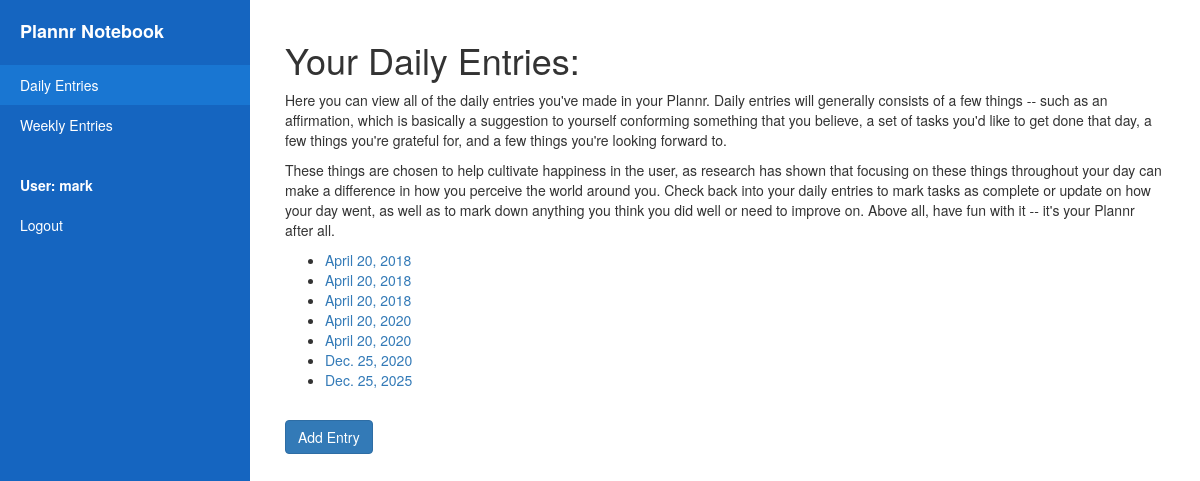
The app's page /notebook/daily/ (signed in), older data.
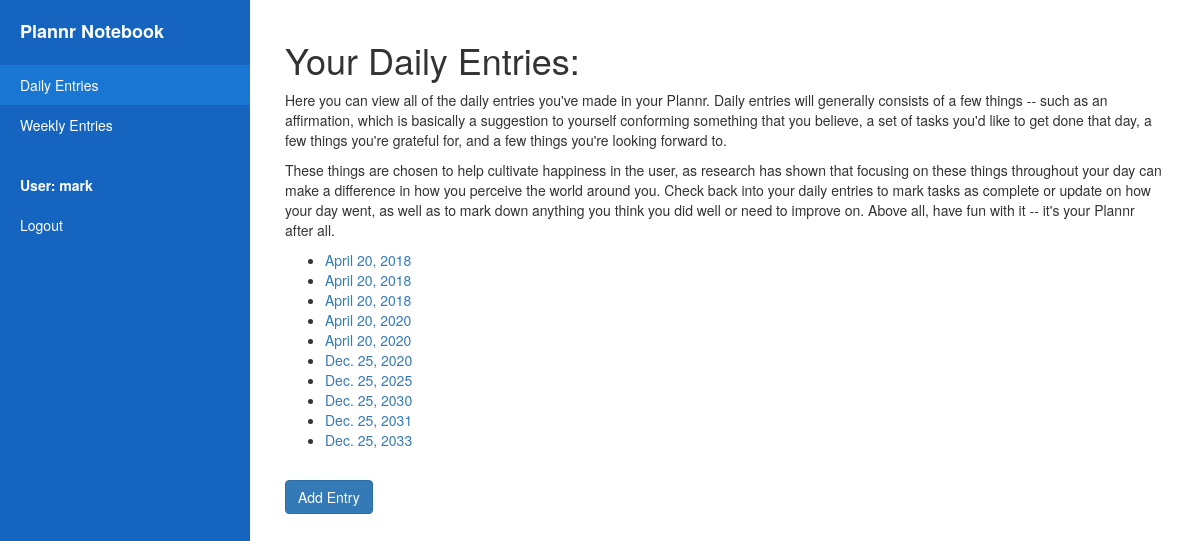
The same page, newer data.
### notebook/models.py (models this page shows, shortened)
class DailyEntry(models.Model):
    author = models.ForeignKey(User, on_delete=models.CASCADE, null=True)
    entry_date = models.DateField()
    affirmation = models.TextField()
    class Meta:
        ordering = ["entry_date"]
    def get_absolute_url(self):
        return reverse('daily_detail', args=[str(self.id)])

### notebook/views.py (the view)
# urls.py: path('daily/', views.DailyListView.as_view(), name='daily_list'),
class DailyListView(LoginRequiredMixin, ListView):
    model = DailyEntry
    login_url = '/accounts/login/'
    paginate_by = 10
    def get_queryset(self):
        return DailyEntry.objects.filter(author=self.request.user)

### notebook/templates/notebook/dailyentry_list.html
{% extends "notebook/dailysection.html" %}
{% block content %}
    <h1>Your Daily Entries:</h1>
    <p>Here you can view all of the daily entries you've made in your Plannr.  Daily entries will generally consists of a few things -- such as an affirmation,
        which is basically a suggestion to yourself conforming something that you believe, a set of tasks you'd like to get done that day, a few things you're
        grateful for, and a few things you're looking forward to.
    </p>
    <p>These things are chosen to help cultivate happiness in the user, as research has shown that focusing on these things throughout your day can make a
        difference in how you perceive the world around you.  Check back into your daily entries to mark tasks as complete or update on how your day went, as well
        as to mark down anything you think you did well or need to improve on.  Above all, have fun with it -- it's your Plannr after all.
    </p>
    {% if dailyentry_list %}
    <ul>
        {% for entry in dailyentry_list %}
        <li>
            <a href="{{ entry.get_absolute_url }}">{{ entry.entry_date }}</a>
        </li>
        {% endfor %}
    </ul>
    {% else %}
        <p><strong>It appears you have no daily entries.  Wanna <a href="/notebook/daily/add">add one?</a></strong></p>
    {% endif %}
{% endblock %}
{% block button %}
<br>
<a href="{% url 'daily_entry_add' %}" class="btn btn-primary">Add Entry</a>
{% endblock %}

### notebook/templates/notebook/dailysection.html
{% extends "base_notebook.html" %}
{%block page_marker %}
<li>
    <a href="/notebook/daily" style="background: #1976D2">Daily Entries</a>
</li>
<li>
    <a href="/notebook/weekly">Weekly Entries</a>
</li>
{% endblock %}

### notebook/templates/base_notebook.html (shortened to what this page needs)
{% extends "main_base.html" %}
{% block specific_stylesheets %}
{% load static %}
<link rel="stylesheet" href="{% static 'css/simple-sidebar.css' %}">
{% endblock %}
{% block main_content %}
<div id="wrapper">
    <div id="sidebar-wrapper">
        <ul class="sidebar-nav">
            <li class="sidebar-brand">
                <a href="/">
                    <strong>Plannr Notebook</strong>
                </a>
            </li>
            {% block page_marker %}{% endblock %}
            <br>
            {% if user.is_authenticated %}
                <li style="color: #fff"><strong>User: {{ user.get_username }}</strong></li>
                <li><a href="{% url 'logout' %}?next={{request.path}}">Logout</a></li>
            {% else %}
                <li><a href="{% url 'login' %}?next={{request.path}}">Login</a></li>
            {% endif %}
        </ul>
    </div>
    <div id="page-content-wrapper">
        <div class="container-fluid">
            <div class="row">
                <div class="col-lg-12">
                    {% block content %}{% endblock %}
                    {% block button %}{% endblock %}
                </div>
            </div>
        </div>
    </div>
</div>
{% endblock %}

### notebook/templates/main_base.html (shortened to what this page needs)
<!DOCTYPE html>
<html lang="en">
<head>
    {% load static %}
    <link rel="stylesheet" href="{% static 'css/bootstrap.min.css' %}">
    {% block specific_stylesheets %}{% endblock %}
</head>
<body>
    {% block main_content %}{% endblock %}
</body>
</html>

### notebook/static/css/simple-sidebar.css (style rules this page uses)
body { overflow-x: hidden; }
#wrapper { padding-left: 0; -webkit-transition: all 0.5s ease; -moz-transition: all 0.5s ease; -o-transition: all 0.5s ease; transition: all 0.5s ease; }
#sidebar-wrapper { z-index: 1000; position: fixed; left: 250px; width: 0; height: 100%; margin-left: -250px; overflow-y: auto; background: #1565C0; -webkit-transition: all 0.5s ease; -moz-transition: all 0.5s ease; -o-transition: all 0.5s ease; transition: all 0.5s ease; }
#page-content-wrapper { width: 100%; position: absolute; padding: 15px; }
.sidebar-nav { position: absolute; top: 0; width: 250px; margin: 0; padding: 0; list-style: none; }
.sidebar-nav li { text-indent: 20px; line-height: 40px; }
.sidebar-nav li a { display: block; text-decoration: none; color: #fff; }
.sidebar-nav > .sidebar-brand { height: 65px; font-size: 18px; line-height: 60px; }
.sidebar-nav > .sidebar-brand a { color: #fff; }
@media (min-width:768px) { #wrapper { padding-left: 250px; } }
@media (min-width:768px) { #sidebar-wrapper { width: 250px; } }
@media (min-width:768px) { #page-content-wrapper { padding: 20px; position: relative; } }

Row changes from the older to the newer data that the page shows:
added DailyEntry: entry_date "Dec. 25, 2030"
added DailyEntry: entry_date "Dec. 25, 2031"
added DailyEntry: entry_date "Dec. 25, 2033"
